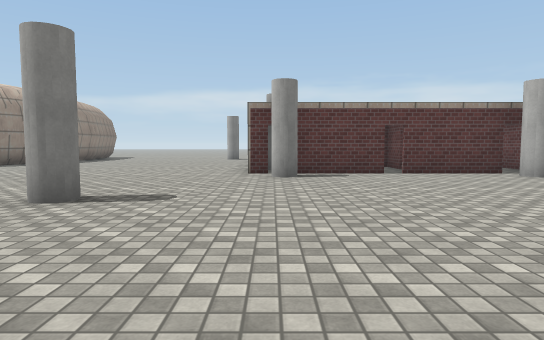
[1] (above)

24 first-person views from a walk through a scene from a Unity 3-D project. The camera is 1.2 m above the floor, tilts 4° down and sees 75° across. The floor is counted in squares, 2 m on a side. Each view is taken from the middle of a square. On the plan, view 1 faces up. The plan holds only what a view shows up to about 10 squares ahead; the rest is blank. The place goes on beyond the plan. The player character is not drawn. Some animated figures are not drawn. Some surface patterns are stand-ins.

[2]
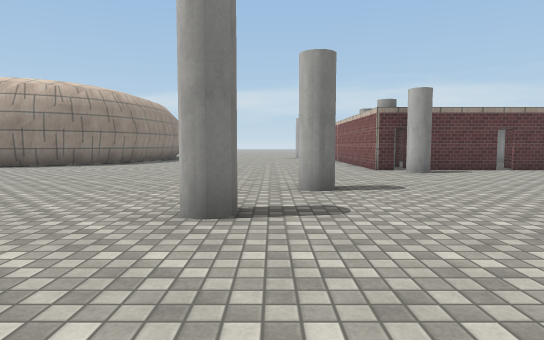

[3]
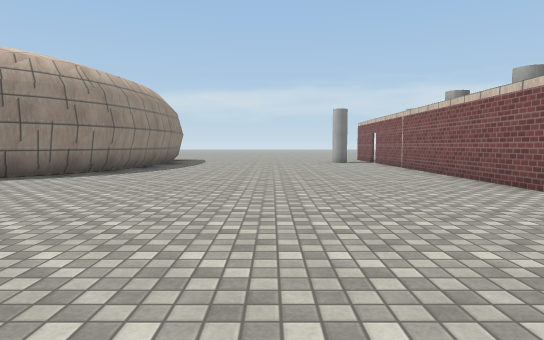

[4]
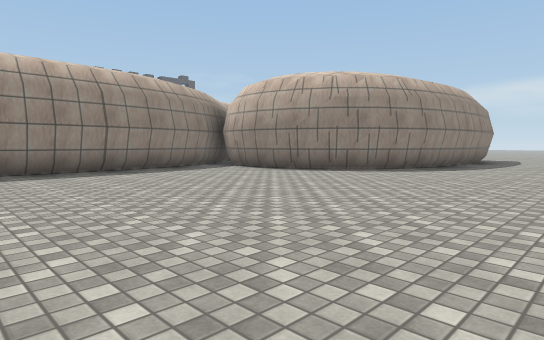

[5]
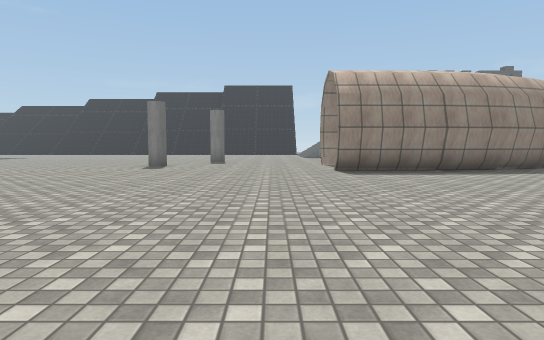

[6]
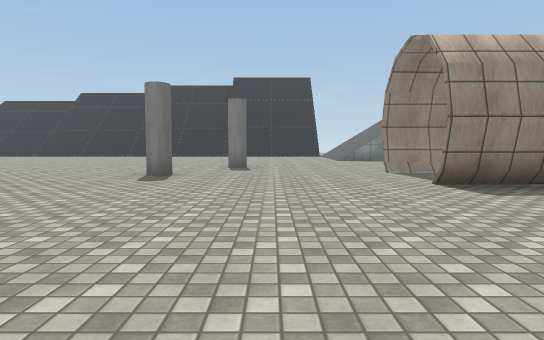

[7]
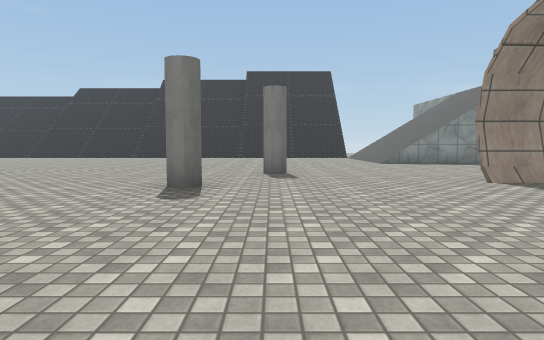

[8]
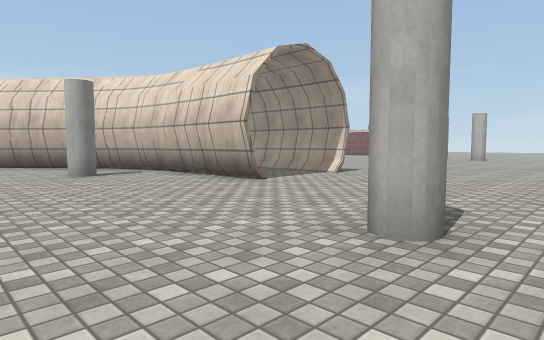

[9]
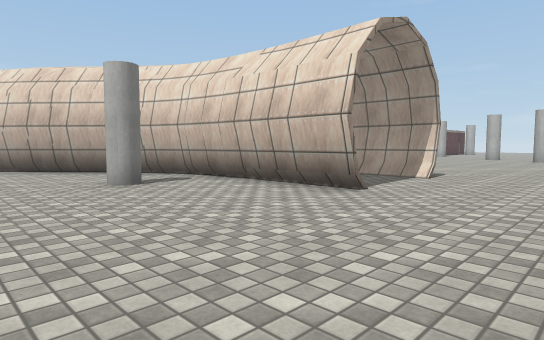

[10]
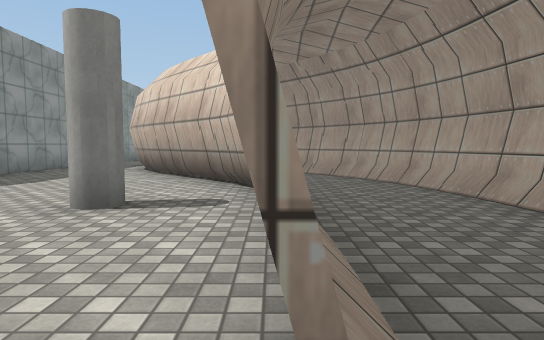

[11]
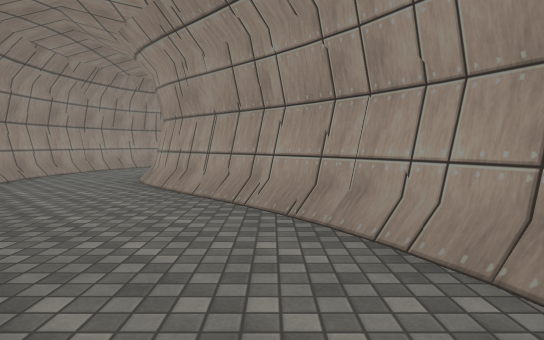

[12]
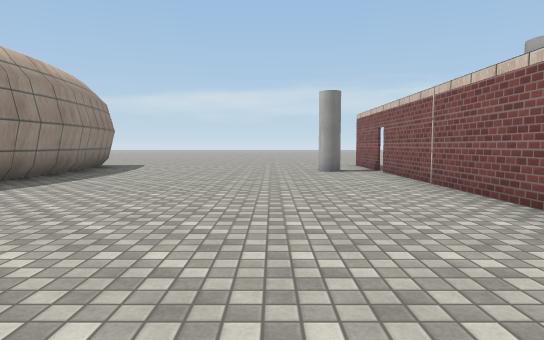

[13]
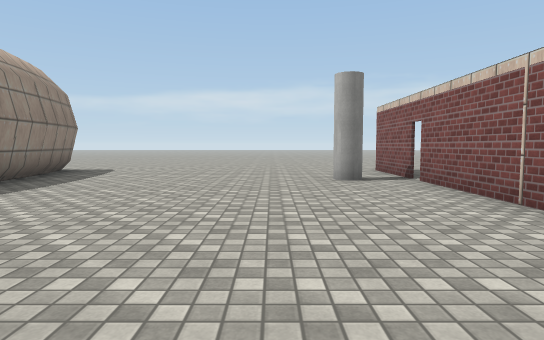

[14]
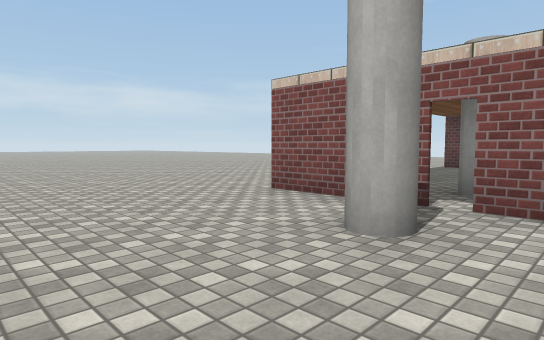

[15]
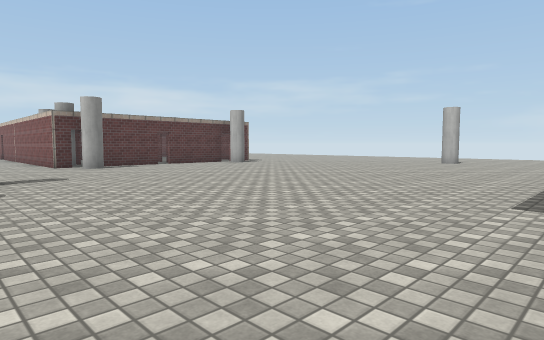

[16]
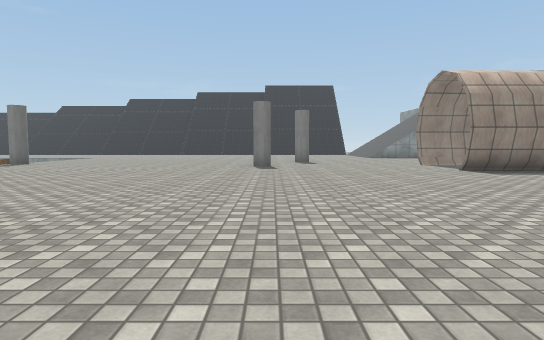

[17]
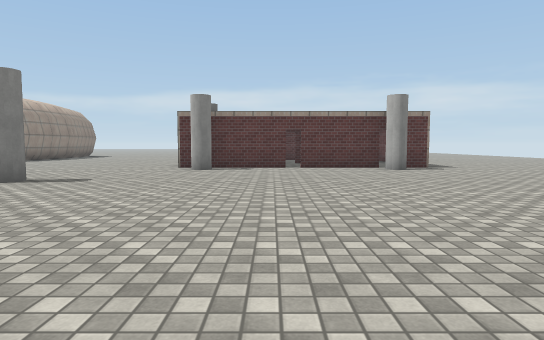

[18]
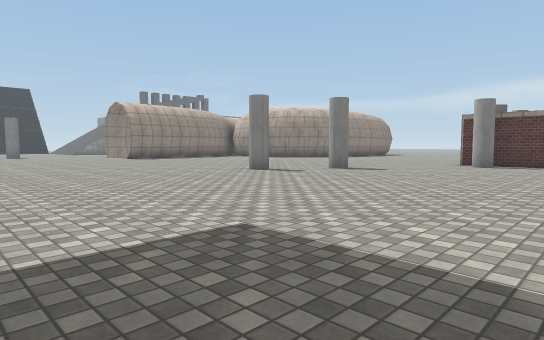

[19]
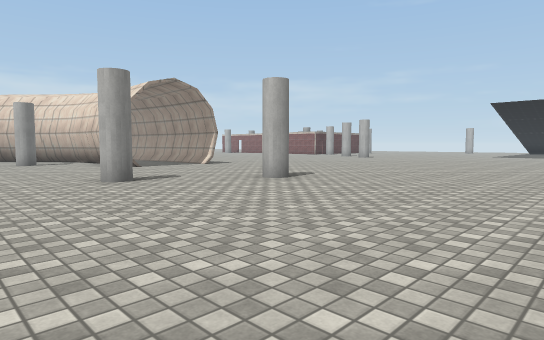

[20]
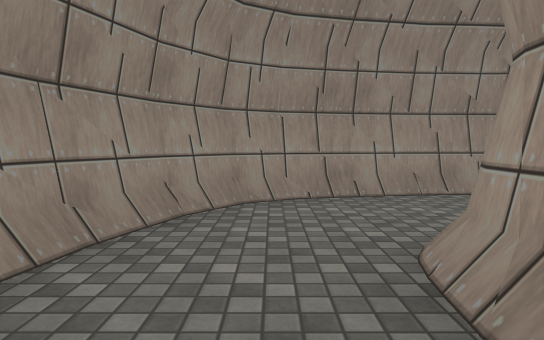

[21]
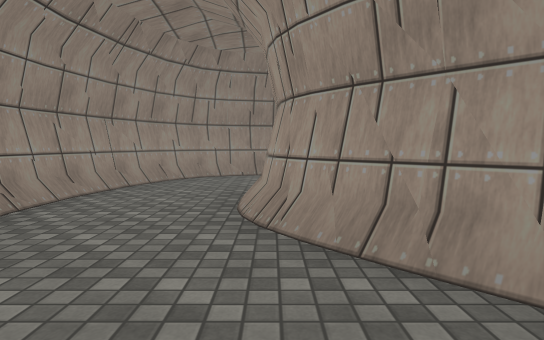

[22]
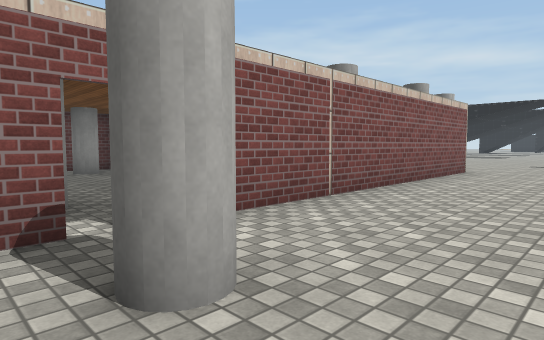

[23]
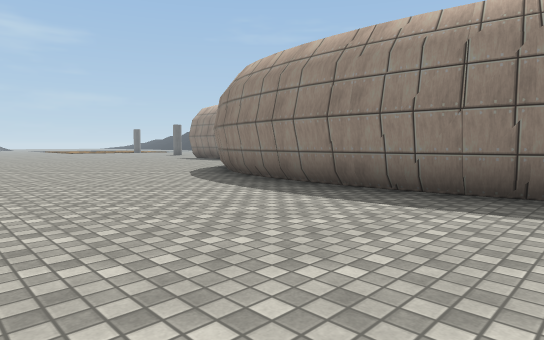

[24]
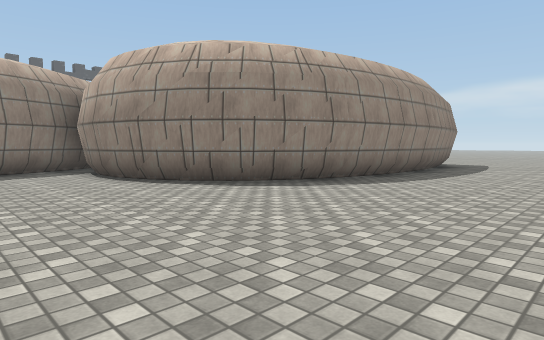

### Floor plan
Key: @ floor where view 1 was taken; # wall or solid block; . floor; = window, fence, low wall or low ledge.
Columns run from 19 left of view 1 to 6 right of it. Each row starts with its distance up from view 1.
 17     ##     #.......#  ...#
 16  ####      ##......#....
 15  #...      .#....#.##.
 14  #.#        #......#....##
 13 ##.#        #......#    ##
 12 #=.##      ##......#
 11  #..##     #.......#
 10  #=..##   ##.......#
  9 ..#...#####........##
  8 ..##..### .........#######
  7 ...##.##...........#....#.
  6  .#.#..#..................
  5  ...#..#..................
  4 ....#..#.........#........
  3 ....#..#..................
  2 ................#.........
  1 ..........................
  0 ...................@......
 -1 ..#.......................
 -2 .....#....................
 -3 .......................
 -4 ..............    .....
 -5 .............
 -6 ...........
 -7 ..........
 -8 ..   ...
 -9      ..

Positions as (right, up) in squares from view 1, and headings:
1: (0, 0), facing up
2: (-3, -1), facing up
3: (-4, 3), facing up
4: (-4, 2), facing up-left
5: (-4, 1), facing left
6: (-7, 0), facing left
7: (-9, -1), facing left
8: (-19, -2), facing up-right
9: (-19, 0), facing up-right
10: (-15, 2), facing up
11: (-14, 6), facing up
12: (-3, 7), facing up
13: (-3, 9), facing up
14: (-4, 14), facing up-right
15: (-3, -3), facing up-right
16: (-4, -2), facing left
17: (2, -2), facing up
18: (3, -4), facing up-left
19: (-19, -7), facing up-right
20: (-17, 12), facing up
21: (-16, 9), facing up
22: (-3, 16), facing down-right
23: (-3, 17), facing down-left
24: (-4, 6), facing up-left
